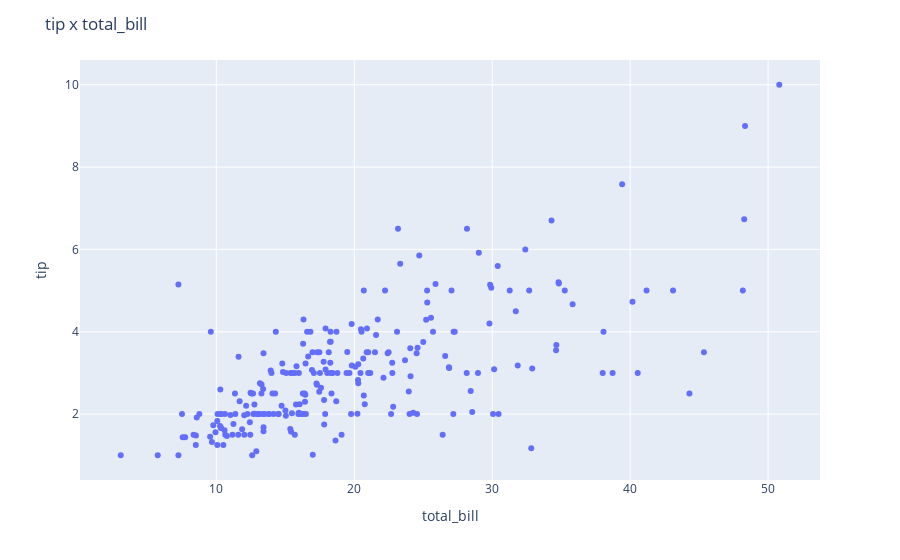

The code cell stored with this chart in its notebook:
### Markdown cell above
### Step 6. Create a scatter plot presenting the relationship between total_bill and tip

### Code cell
fig = px.scatter(df,
                 x='total_bill',
                 y='tip')

fig.update_layout(title='tip x total_bill')

fig.show()

### Figure 1 — Plotly figure (JSON) as saved in the notebook; plotly's stock layout.template omitted (floating-point values rounded to 4 significant figures; data arrays with more than 128 entries replaced by an {"elided": "..."} marker saying what was removed)
{"data": [{"hovertemplate": "total_bill=%{x}<br>tip=%{y}<extra></extra>", "legendgroup": "", "marker": {"color": "#636efa", "symbol": "circle"}, "mode": "markers", "name": "", "orientation": "v", "showlegend": false, "type": "scatter", "x": {"elided": "244 float values"}, "xaxis": "x", "y": {"elided": "244 float values"}, "yaxis": "y"}], "layout": {"legend": {"tracegroupgap": 0}, "margin": {"t": 60}, "title": {"text": "tip x total_bill"}, "xaxis": {"anchor": "y", "domain": [0, 1], "title": {"text": "total_bill"}}, "yaxis": {"anchor": "x", "domain": [0, 1], "title": {"text": "tip"}}}}
